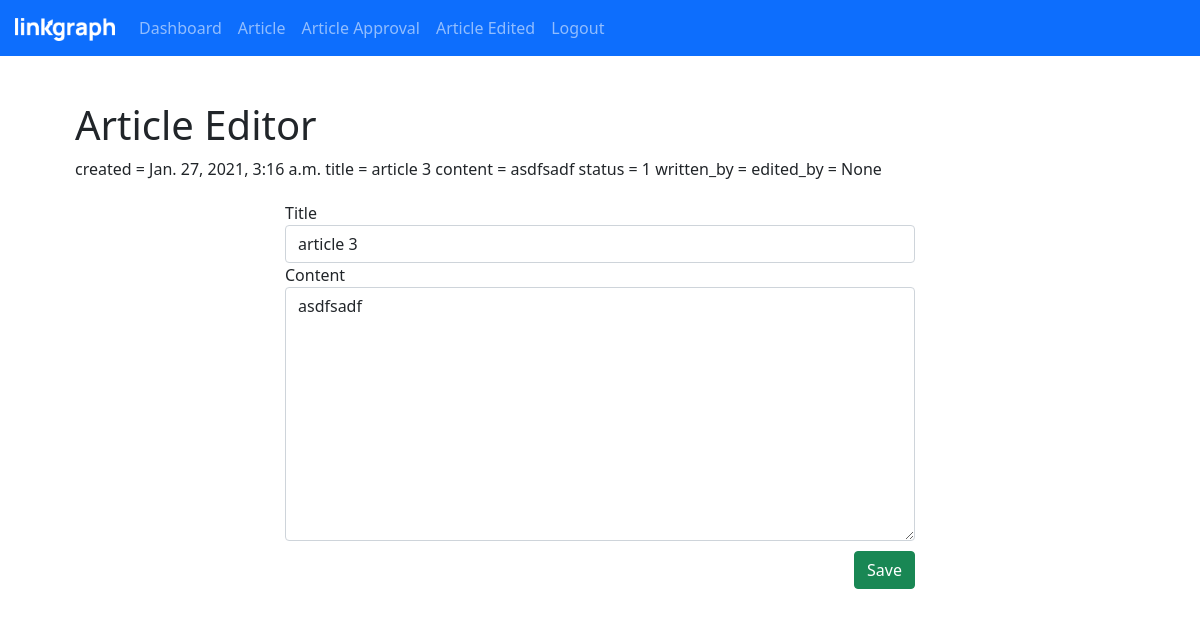
Page /article/1 (signed in) on the earlier database version.
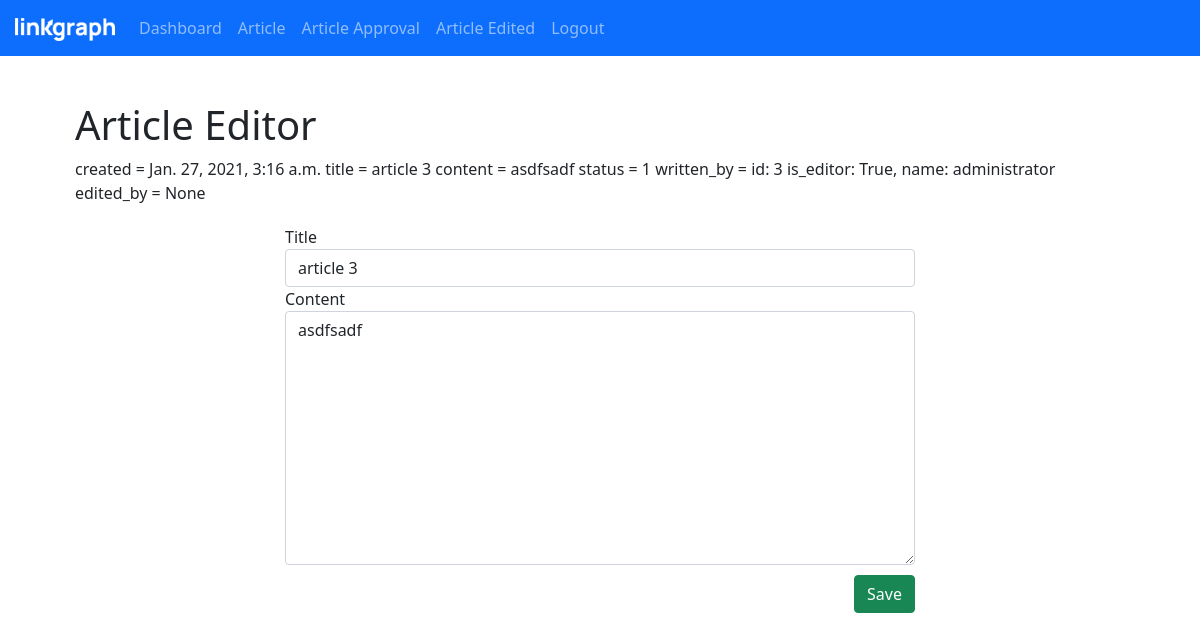
Same page on the later database version.
### blog/models.py (models this page shows, shortened)
class Article(models.Model):
    PENDING = 'PD'
    ACCEPTED = 'ACT'
    REJECTED = 'RJT'
    STATUS_CHOICES = [
        (PENDING, 'Pending'),
        (ACCEPTED, 'Accepted'),
        (REJECTED, 'Rejected'),
    ]
    created_at = models.DateTimeField(auto_now_add=True)
    modified_at = models.DateTimeField(auto_now=True)
    title = models.CharField(max_length=200)
    content = models.TextField()
    status = models.CharField(max_length=20, choices=STATUS_CHOICES,
                              default=PENDING)
    written_by = models.ForeignKey(Writer,
                                   on_delete=models.CASCADE,
                                   related_name='written_by')
    edited_by = models.ForeignKey(Writer, on_delete=models.CASCADE, null=True,
                                  related_name='edited_by')

class Writer(models.Model):
    user = models.OneToOneField(User, on_delete=models.CASCADE)
    is_editor = models.BooleanField(default=False)
    name = models.CharField(max_length=200)
    def __str__(self):
        return f"id: {self.id} is_editor: {self.is_editor}, name: {self.name}"

### blog/views.py (the view)
# urls.py: path('article/<int:id>', views.articles, name='article-edit'),
@login_required()
def articles(request, id=None):
    if request.method == 'POST':
        form = ArticleForm(request.POST)
        writer = Writer.objects.get(id=request.session['writer_id'])
        if id is None:
            form.save(writer)
        else:
            Article.objects.filter(pk=id).update(
                title=form.data["title"],
                content=form.data["content"],
                edited_by=writer)
        return HttpResponseRedirect('/article')
    elif id is None:
        form = ArticleForm()
        return render(request, "blog/article.html", {
            "article": None,
            "form": form
        })
    else:
        article = get_object_or_404(Article, id=id)
        form = ArticleForm(initial={
            'title': article.title,
            'content': article.content,
            'id': article.id
        })
        return render(request, "blog/article.html", {
            "article": article,
            "form": form,
            "id": article.id
        })

### blog/forms.py (shortened to what this page needs)
class ArticleForm(forms.Form):
    title = forms.CharField(label="Title", max_length=200,
                            widget=forms.TextInput(
                                attrs={"class": "form-control"}),
                            )
    content = forms.CharField(
        label="Content",
        max_length=10000,
        widget=forms.Textarea(attrs={"class": "form-control"}),
    )

### blog/templates/blog/article.html (shortened to what this page needs)
{% extends "blog/nav-base.html" %}
{% block title %} Article Editor{% endblock %}
{% block content %}
  {% if article %}
    created = {{article.created_at}} title =
    {{article.title}} content = {{article.content}} status = {{article.status}}
    written_by = {{article.written_by}} edited_by = {{article.edited_by}}
  {% endif %}
  <form class="article-form" method="post" action="{{id}}">
    {% for field in form %}
    <div class="form-group">
      <label for="{{ field.name }}">{{ field.label }}</label>
      <br />
      {{ field }}
    </div>
    {% endfor %}
    <button class="save-btn btn btn-success" type="submit">Save</button>
  </form>
{% endblock %}

Differences in the rows shown:
changed Article "article 3": written_by (not shown) → "id: 3 is_editor: True, name: administrator"
